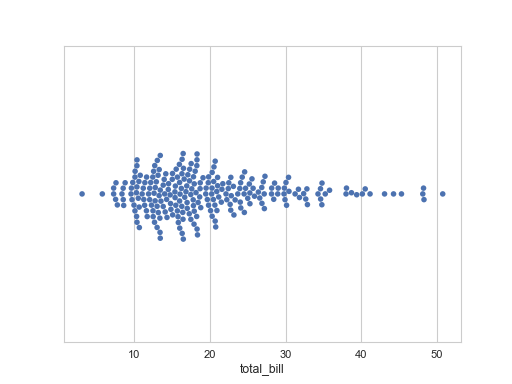

Python code for this plot:
import seaborn as sns
sns.set_style("whitegrid")
tips = sns.load_dataset("tips")
ax = sns.swarmplot(x=tips["total_bill"])
